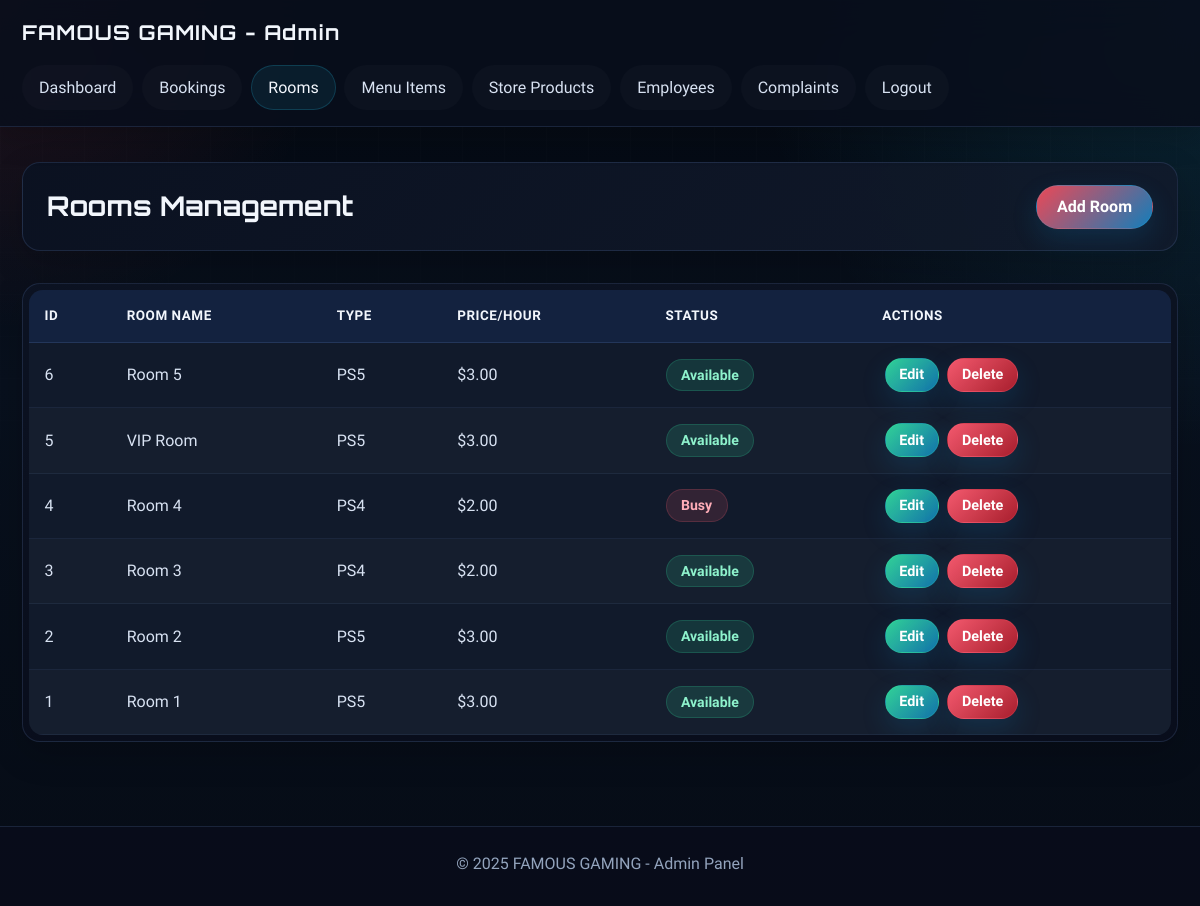
Screenshot of /admin/rooms_full_crud.php (signed in) with the database file from the repository.
### tables this page shows
CREATE TABLE rooms (
    id INT PRIMARY KEY AUTO_INCREMENT,
    room_name VARCHAR(100) NOT NULL,
    room_type VARCHAR(50) NOT NULL,
    price_per_hour DECIMAL(10,2) NOT NULL,
    status VARCHAR(20) NOT NULL DEFAULT 'Available',
    services TEXT,
    description TEXT,
    image_path VARCHAR(255) DEFAULT NULL,
    image_uploaded_at TIMESTAMP NULL DEFAULT NULL,
    created_at TIMESTAMP DEFAULT CURRENT_TIMESTAMP,
    updated_at TIMESTAMP DEFAULT CURRENT_TIMESTAMP ON UPDATE CURRENT_TIMESTAMP
);

### admin/auth_check.php (called while the page is built, shortened)
<?php
function isAdmin() {
    return isset($_SESSION['admin_role']) && $_SESSION['admin_role'] == 'admin';
}
?>

### admin/rooms_full_crud.php (the view, shortened to what this page needs)
<?php
require_once 'auth_check.php';
require_once '../includes/config.php';
$rooms = mysqli_query($conn, "SELECT * FROM rooms ORDER BY id DESC");
include 'includes/header.php';
?>
    <div class="content">
        <div class="container">
            <div class="page-header">
                <h1>Rooms Management</h1>
                <button class="btn" onclick="openAddModal()">Add Room</button>
            </div>
            <div class="table-container">
                <table>
                    <thead>
                        <tr>
                            <th>ID</th>
                            <th>Room Name</th>
                            <th>Type</th>
                            <th>Price/Hour</th>
                            <th>Status</th>
                            <th>Actions</th>
                        </tr>
                    </thead>
                    <tbody>
                        <?php while ($room = mysqli_fetch_assoc($rooms)): ?>
                        <tr>
                            <td><?php echo $room['id']; ?></td>
                            <td><?php echo htmlspecialchars($room['room_name']); ?></td>
                            <td><?php echo htmlspecialchars($room['room_type']); ?></td>
                            <td>$<?php echo number_format($room['price_per_hour'], 2); ?></td>
                            <td>
                                <span class="status-badge status-<?php echo strtolower($room['status']); ?>">
                                    <?php echo $room['status']; ?>
                                </span>
                            </td>
                            <td>
                                <button class="btn btn-small btn-success" onclick='openEditModal(<?php echo json_encode($room); ?>)'>Edit</button>
                                <button class="btn btn-small btn-danger" onclick="confirmDelete(<?php echo $room['id']; ?>)">Delete</button>
                            </td>
                        </tr>
                        <?php endwhile; ?>
                    </tbody>
                </table>
            </div>
        </div>
    </div>
<?php
include 'includes/footer.php';
?>

### admin/includes/header.php (shortened to what this page needs)
<!DOCTYPE html>
<html lang="en">
<head>
    <link rel="stylesheet" href="css/admin.css?v=2.0">
</head>
<body class="admin-body">
    <nav class="navbar">
        <div class="container">
            <div class="logo">
                <h2>FAMOUS GAMING - Admin</h2>
            </div>
            <ul class="nav-menu">
                <li><a href="dashboard.php" <?php echo (basename($_SERVER['PHP_SELF']) == 'dashboard.php') ? 'class="active"' : ''; ?>>Dashboard</a></li>
                <li><a href="bookings_full_crud.php" <?php echo (basename($_SERVER['PHP_SELF']) == 'bookings_full_crud.php' || basename($_SERVER['PHP_SELF']) == 'booking_details.php') ? 'class="active"' : ''; ?>>Bookings</a></li>
                <li><a href="rooms_full_crud.php" <?php echo (basename($_SERVER['PHP_SELF']) == 'rooms_full_crud.php') ? 'class="active"' : ''; ?>>Rooms</a></li>
                <li><a href="menu_items.php" <?php echo (basename($_SERVER['PHP_SELF']) == 'menu_items.php') ? 'class="active"' : ''; ?>>Menu Items</a></li>
                <li><a href="store_products.php" <?php echo (basename($_SERVER['PHP_SELF']) == 'store_products.php') ? 'class="active"' : ''; ?>>Store Products</a></li>
                <?php if (function_exists('isAdmin') && isAdmin()): ?>
                <li><a href="employees.php" <?php echo (basename($_SERVER['PHP_SELF']) == 'employees.php') ? 'class="active"' : ''; ?>>Employees</a></li>
                <?php endif; ?>
                <li><a href="complaints_full_crud.php" <?php echo (basename($_SERVER['PHP_SELF']) == 'complaints_full_crud.php') ? 'class="active"' : ''; ?>>Complaints</a></li>
                <li><a href="logout.php">Logout</a></li>
            </ul>
        </div>
    </nav>

### admin/includes/footer.php
    <footer class="footer">
        <div class="container">
            <p>&copy; 2025 FAMOUS GAMING - Admin Panel</p>
        </div>
    </footer>
</body>
</html>

### rows the page displays
rooms: id "6", room_name "Room 5", room_type "PS5", price_per_hour "3.00", status "Available"
rooms: id "5", room_name "VIP Room", room_type "PS5", price_per_hour "3.00", status "Available"
rooms: id "4", room_name "Room 4", room_type "PS4", price_per_hour "2.00", status "Busy"
rooms: id "3", room_name "Room 3", room_type "PS4", price_per_hour "2.00", status "Available"
rooms: id "2", room_name "Room 2", room_type "PS5", price_per_hour "3.00", status "Available"
rooms: id "1", room_name "Room 1", room_type "PS5", price_per_hour "3.00", status "Available"
